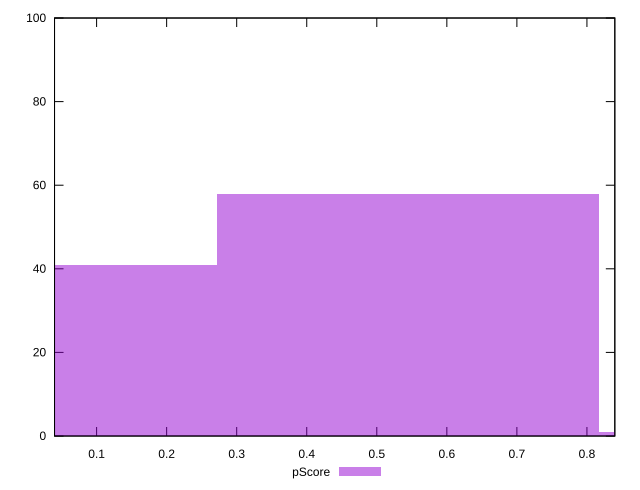

gnuplot code for this plot:
reset

$pScore <<EOF
0.544499896068758 58
0 41
1.088999792137516 1
EOF

set key outside below
set boxwidth 0.544499896068758
set xrange [0.039945111999131366:0.8398152374427097]
set yrange [0:100]
set trange [0:100]
set style fill transparent solid 0.5 noborder
set terminal svg size 640, 490 enhanced background rgb 'white'
set output "report_00009_2021-02-08T22-37-41.559Z/first-meaningful-paint/samples/pages/pScore/histogram.svg"

plot $pScore title "pScore" with boxes

reset
